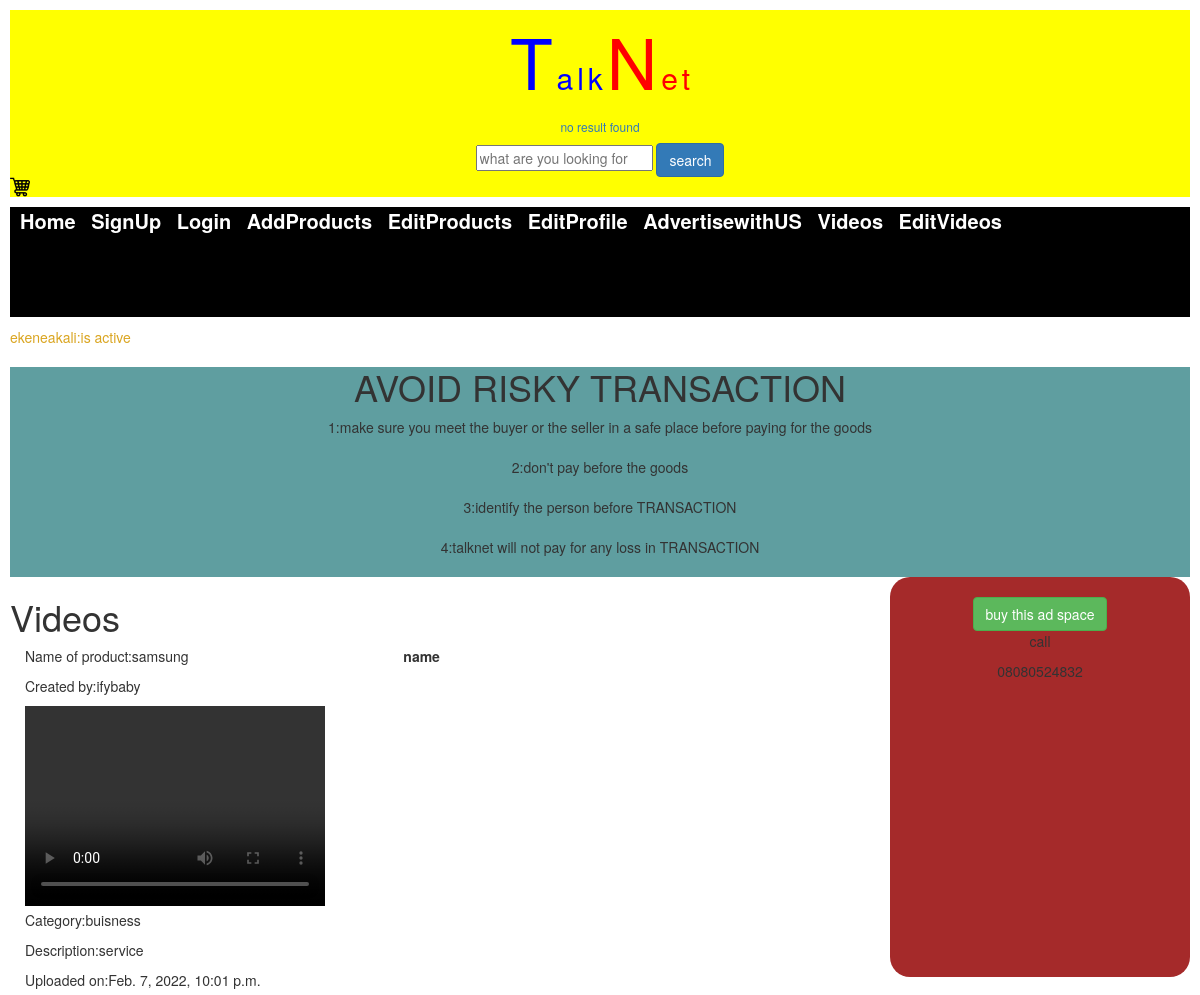
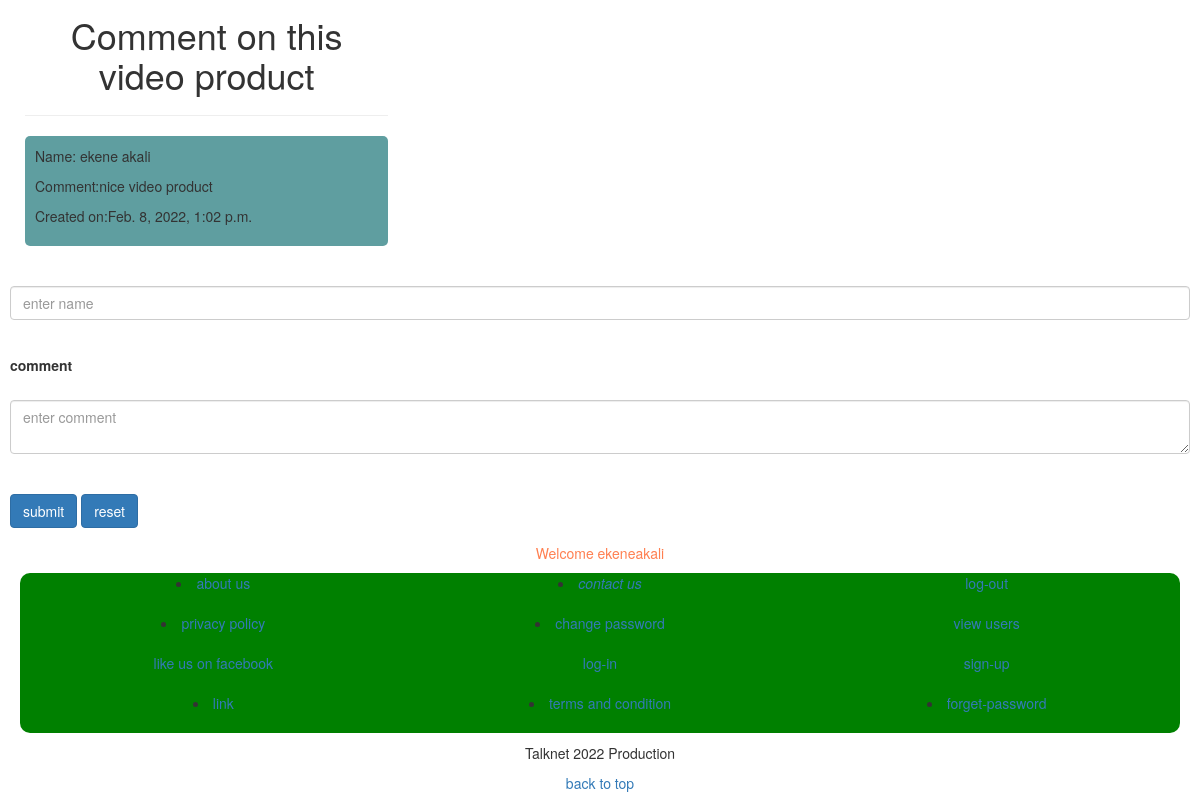
Page /web-project/get_video/2/ (signed in) on the committed database (2 pictures, top to bottom).
### frontend_app/models.py (models this page shows, shortened)
class Video(models.Model):
    pst_title = models.CharField(max_length=150, verbose_name='name of product')
    created_by = models.ForeignKey(User, on_delete=models.CASCADE, verbose_name='created by', null=True, blank=True)
    video = models.FileField(upload_to='videos/', verbose_name='upload a video')
    category = models.ForeignKey(Category, on_delete=models.CASCADE)
    content = models.TextField()
    created_at = models.DateTimeField(auto_now_add=True)
    updated_at = models.DateTimeField(auto_now=True)
    class Meta():
        verbose_name_plural = 'Video'

class Category(models.Model):
    cat_name = models.CharField(max_length=30, verbose_name='Category Name')
    cat_desc = models.TextField(blank=True, null=True, verbose_name='Description')
    created_at = models.DateTimeField(auto_now_add=True)
    updated_at = models.DateTimeField(auto_now=True)
    def __str__(self):
        return self.cat_name
    class Meta():
        verbose_name_plural = 'Category'

class Hello(models.Model):
    name = models.CharField(max_length=200)
    comment = models.TextField()
    post = models.ForeignKey(Video, on_delete=models.CASCADE)
    created_at = models.DateTimeField(auto_now_add=True)
    updated_at = models.DateTimeField(auto_now=True)
    class Meta():
        verbose_name_plural = 'Hello'

### frontend_app/views.py (the view)
# urls.py: path('get_video/<int:pst_id>/', views.get_video, name='get_video'),
def get_video(request, pst_id):
    if not request.user.is_authenticated:
        return redirect('frontend:log_in')
    home = Video.objects.get(pk=pst_id)
    get_comment = Hello.objects.filter(post__pk=pst_id)
    if request.method == 'POST':
        name = request.POST.get('name')
        comment = request.POST.get('comment')
        Hello.objects.create(name=name, comment=comment, post=home)
        messages.success(request, 'comment created')
    return render(request, 'frontend/get-video.html', {'home':home, 'comment':get_comment})

### frontend_app/context_processors.py (called while the page is built)
def get_current_year_to_context(request):
    current_datetime = datetime.datetime.now()
    return {'current_year':current_datetime.year}

### templates/frontend/get-video.html (shortened to what this page needs)
{% extends 'frontend/base.html' %}
{% load static %}
{% block content %}
<div style="text-align: center; background-color: cadetblue;">
    <h1>AVOID RISKY TRANSACTION </h1>
    1:make sure you meet the buyer or the seller in a safe place before paying for the goods<br><br>
    2:don't pay before the goods<br><br>
    3:identify the person before TRANSACTION<br><br>
    4:talknet will not pay for any loss in TRANSACTION<br><br>
</div>
{% include 'frontend/ads.html' %}
    <h1>Videos</h1>
    <div class="container-fluid">
        <div class="row">
            {% if home %}
                <div class="col-md-4">
                    <p>Name of product:{{home.pst_title}}</p>
                    <p>Created by:{{home.created_by}}</p>
                    <video src="{{home.video.url}}" width="300px" height="200px" controls></video>
                    <p>Category:{{home.category}}</p>
                    <p>Description:{{home.content}}</p>
                    <p>Uploaded on:{{home.created_at}}</p>
                    <h1 style="text-align: center;">Comment on this video product</h1><hr>
          {% if comment %}
            {% for c in comment %}
              <div style="background-color: cadetblue; padding: 10px; border-radius: 5px;">
                <p>Name: {{c.name}}</p>
                <p>Comment:{{c.comment}}</p>
                <p>Created on:{{c.created_at}}</p>
              </div><br><br>
              {% endfor %}
            {% endif %}
        </div>
      <form method="post">
          <div class="form-group">
            <label for="name">name</label><br><br>
            <input type="text" name="name" required maxlength="50" id="name" class="form-control" placeholder="enter name">
          </div><br>
          <div class="form-group">
            <label for="comment">comment</label><br><br>
            <textarea name="comment" required placeholder="enter comment" class="form-control"></textarea><br><br>
            <button class="btn btn-primary" type="submit">submit</button>
            <button class="btn btn-primary" type="reset">reset</button>
          </div>
        </form>
        </div>
                </div>
            {% endif %}
{% endblock %}

### templates/frontend/base.html (shortened to what this page needs)
{% load static %}
<!DOCTYPE html>
<html lang="en">
  <head>
    <link rel="stylesheet" href="{% static 'frontend/css/bootstrap.min.css' %}">
  </head>
  <body>
    <div class="head">
      <span style="font-size: 70px; color:blue;">T</span>
      <span style="font-size: 30px; color: blue;">a</span>
      <span style="font-size: 30px; color: blue;">l</span>
      <span style="font-size: 30px; color: blue;">k</span>
      <span style="font-size: 70px; color: red;">N</span>
      <span style="font-size: 30px; color: red;">e</span>
      <span style="font-size: 30px; color: red;">t</span>
      {% include 'frontend/search-result.html' %}
      <a href="{% url 'frontend:add_post' %}"><img src="{% static 'frontend/images/cart.png' %}" style="float: left;" height="20px" width="20px" alt="img"></a>
  </div>
  <div class="nav">
    <a href="{% url 'home' %}" style="margin-left: 10px; color: white;">Home</a>
    <a href="{% url 'frontend:register' %}" style="margin-left: 10px; color: white;">SignUp</a>
    <a href="{% url 'frontend:log_in' %}" style="margin-left: 10px; color: white;">Login</a>
    <a href="{% url 'frontend:add_post' %}" style="margin-left: 10px; color: white;">AddProducts</a>
    <a href="{% url 'frontend:view_post' %}" style="margin-left: 10px; color: white;">EditProducts</a>
    <a href="{% url 'frontend:view_profile' %}" style="margin-left: 10px; color: white;">EditProfile</a>
    <a href="{% url 'frontend:advertisement' %}" style="margin-left: 10px; color: white;">AdvertisewithUS</a>
    <a href="{% url 'frontend:view_video' %}" style="margin-left: 10px; color: white;">Videos</a>
    <a href="{% url 'frontend:user_video' %}" style="margin-left: 10px; color: white;">EditVideos</a>
    </div>
  {% if request.user.is_authenticated %}
  <span style="color: goldenrod;">{{request.user.username}}:is active</span>
  {% endif %}
        {% block content %}
      {% endblock %}
        {% if request.user.is_authenticated %}
        <p style="text-align: center; color: coral;">Welcome {{request.user.username}}</p>
        {% endif %}
      <footer style="background-color: green; text-align: center; margin-top: 20px; margin: 10px; border-radius: 10px;">
      <div class="container-fluid">
        <div class="row">
          <div class="col-md-4">
            <li><a href="{% url 'frontend:about' %}">about us</a></li><br>
                            <li><a href="{% url 'frontend:privacy' %}">privacy policy</a></li><br>
                          <a href="http://www.facebook.com/talknet">like us on facebook</a><br><br>
                          <li><a href="#">link</a></li><br>
            </div>
          <div class="col-md-4">
            <li><a href="{% url 'frontend:contact_us' %}"><i class="fa fa-phone">contact us</i></a></li><br>
                <li><a href="{% url 'frontend:change_password' %}">change password</a></li><br>
                <a href="{% url 'frontend:log_in' %}">log-in</a><br><br>
                <li><a href="{% url 'frontend:term_condition' %}">terms and condition</a></li><br>
              </div>
          <div class="col-md-4 offset-col-md-4">
            <a href="{% url 'frontend:confirm_logout' %}">log-out</a><br><br>
                  <a href="{% url 'frontend:view_user' %}">view users</a><br><br>
                  <a href="{% url 'frontend:register' %}">sign-up</a><br><br>
                  <li><a href="{% url 'frontend:forget_password' %}">forget-password</a></li>
          </div>
        </div>
      </div>
  </footer>
  <p style="text-align: center;">Talknet {{current_year}} Production</p>
  <p style="text-align: center; color: gold;"><a href="#top">back to top</a></p>
  </body>
</html>

### templates/frontend/base.html (style rules this page uses)
body { margin: 10px; box-sizing: border-box; }
.head { text-align: center; display: block; margin-bottom: 10px; background-color: yellow; overflow: hidden; }
.nav { display: block; padding: 0px; margin: 0px; overflow: hidden; background-color: black; color: white; height: 110px; top: 0px; font-size: 20px; font-weight: bold; margin-bottom: 10px; text-decoration: none; list-style-image: none; cursor: pointer; box-sizing: border-box; }

### rows in the picture
Video: pst_title "samsung", created_by "ifybaby", category "buisness", content "service", created_at "Feb. 7, 2022, 10:01 p.m."
Hello: name "ekene akali", comment "nice video product", created_at "Feb. 8, 2022, 1:02 p.m."

### other values in the picture
{{ request.user.username }} "ekeneakali"
